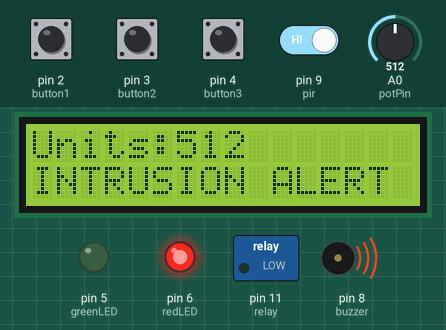
A sketch run on a simulated Arduino Uno, built with avr-gcc and run on an emulated ATmega328P. Parts: 16×2 character LCD, switched loads named in the sketch (green lamp = pin HIGH), output pins drawn as LEDs (lit = HIGH), buzzer (waves = sounding, pin HIGH). Inputs (shaded band) come from the test bench; at power-on: pin 2 (button1), pin 3 (button2), pin 4 (button3), pin 9 (pir) HIGH, A0 (potPin) = 512. What the sketch prints to the serial monitor is not drawn.

Above: at 3.2 s.
3.3 s: pin 9 (pir) driven LOW
At 4.8 s:
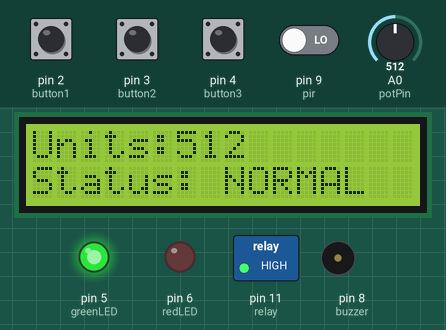
5.1 s: A0 (potPin) set to 716
At 5.6 s:
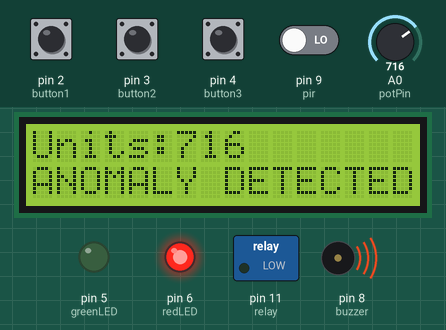
7.3 s: pin 2 (button1) pulled LOW for 0.3 s
At 7.8 s:
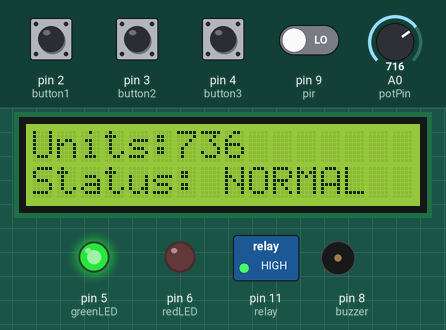
9.4 s: pin 3 (button2) pulled LOW for 0.3 s
At 9.9 s:
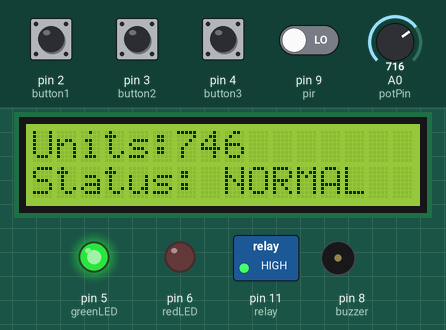
11.5 s: pin 4 (button3) pulled LOW for 0.3 s
At 12.0 s:
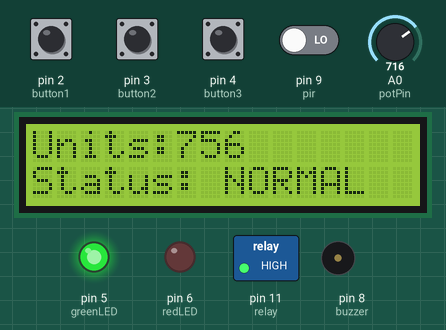
13.6 s: A0 (potPin) set to 900
At 15.3 s:
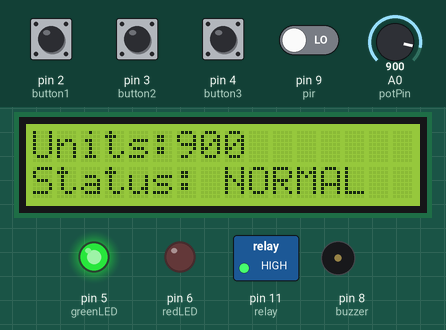
Timing chart, 0 to 16.7 s (numbered marks = the images above; inputs shaded):
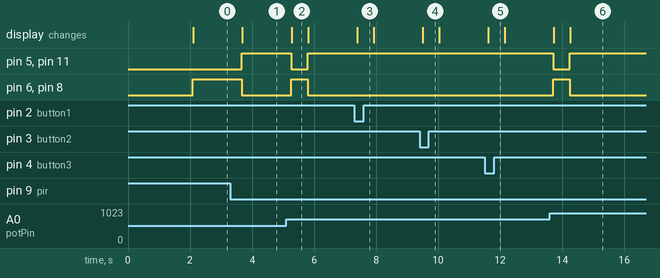

The sketch:

SmartMeter.ino
```cpp
#include <Wire.h>
#include <LiquidCrystal_I2C.h>

LiquidCrystal_I2C lcd(0x27, 16, 2);

// Pins
int potPin = A0;
int button1 = 2;
int button2 = 3;
int button3 = 4;

int greenLED = 5;
int redLED = 6;
int buzzer = 8;
int pir = 9;
int relay = 11;

// Variables
int value = 0;
int prevValue = 0;
int threshold = 50;

void setup() {
  pinMode(button1, INPUT_PULLUP);
  pinMode(button2, INPUT_PULLUP);
  pinMode(button3, INPUT_PULLUP);

  pinMode(greenLED, OUTPUT);
  pinMode(redLED, OUTPUT);
  pinMode(buzzer, OUTPUT);
  pinMode(pir, INPUT);
  pinMode(relay, OUTPUT);

  lcd.init();
  lcd.backlight();

  Serial.begin(9600);

  lcd.setCursor(0,0);
  lcd.print("SMART METER");
  delay(2000);
  lcd.clear();
}

void loop() {

  value = analogRead(potPin);

  // Simulate usage
  if (digitalRead(button1) == LOW) value += 20;
  if (digitalRead(button2) == LOW) value += 30;
  if (digitalRead(button3) == LOW) value += 40;

  int change = abs(value - prevValue);

  lcd.setCursor(0,0);
  lcd.print("Units:");
  lcd.print(value);
  lcd.print("   ");

  // -------- NORMAL --------
  if (change < threshold && digitalRead(pir) == LOW) {

    digitalWrite(greenLED, HIGH);
    digitalWrite(redLED, LOW);
    digitalWrite(buzzer, LOW);
    digitalWrite(relay, HIGH);

    lcd.setCursor(0,1);
    lcd.print("Status: NORMAL   ");

    Serial.println("NORMAL");
  }

  // -------- INTRUSION (PIR) --------
  else if (digitalRead(pir) == HIGH) {

    digitalWrite(greenLED, LOW);
    digitalWrite(redLED, HIGH);
    digitalWrite(buzzer, HIGH);
    digitalWrite(relay, LOW);

    lcd.setCursor(0,1);
    lcd.print("INTRUSION ALERT ");

    Serial.println("INTRUSION DETECTED");
  }

  // -------- ANOMALY --------
  else {

    digitalWrite(greenLED, LOW);
    digitalWrite(redLED, HIGH);
    digitalWrite(buzzer, HIGH);
    digitalWrite(relay, LOW);

    lcd.setCursor(0,1);
    lcd.print("ANOMALY DETECTED");

    Serial.println("ANOMALY DETECTED");
  }

  prevValue = value;

  delay(500);
}
```

Measured:
- after the input at 3.3 s, pin 5 (greenLED), pin 11 (relay): LOW → HIGH after 0.37 s; pin 6 (redLED), pin 8 (buzzer): HIGH → LOW after 0.37 s; the display: changes after 0.39 s (image 1)
- after the input at 5.1 s, pin 5 (greenLED), pin 11 (relay): HIGH → LOW after 0.16 s, → HIGH 0.53 s later; pin 6 (redLED), pin 8 (buzzer): LOW → HIGH after 0.16 s, → LOW 0.53 s later; the display: changes after 0.18 s (image 2)
- after the input at 7.3 s, the display: changes after 0.09 s (image 3)
- after the input at 9.4 s, the display: changes after 0.10 s (image 4)
- after the input at 11.5 s, the display: changes after 0.12 s (image 5)
- after the input at 13.6 s, pin 5 (greenLED), pin 11 (relay): HIGH → LOW after 0.12 s, → HIGH 0.53 s later; pin 6 (redLED), pin 8 (buzzer): LOW → HIGH after 0.12 s, → LOW 0.53 s later; the display: first changes after 0.13 s (image 6 shows a later state)
- what the display in image 2 shows lasts 0.5 s, from 5.3 s to 5.8 s
